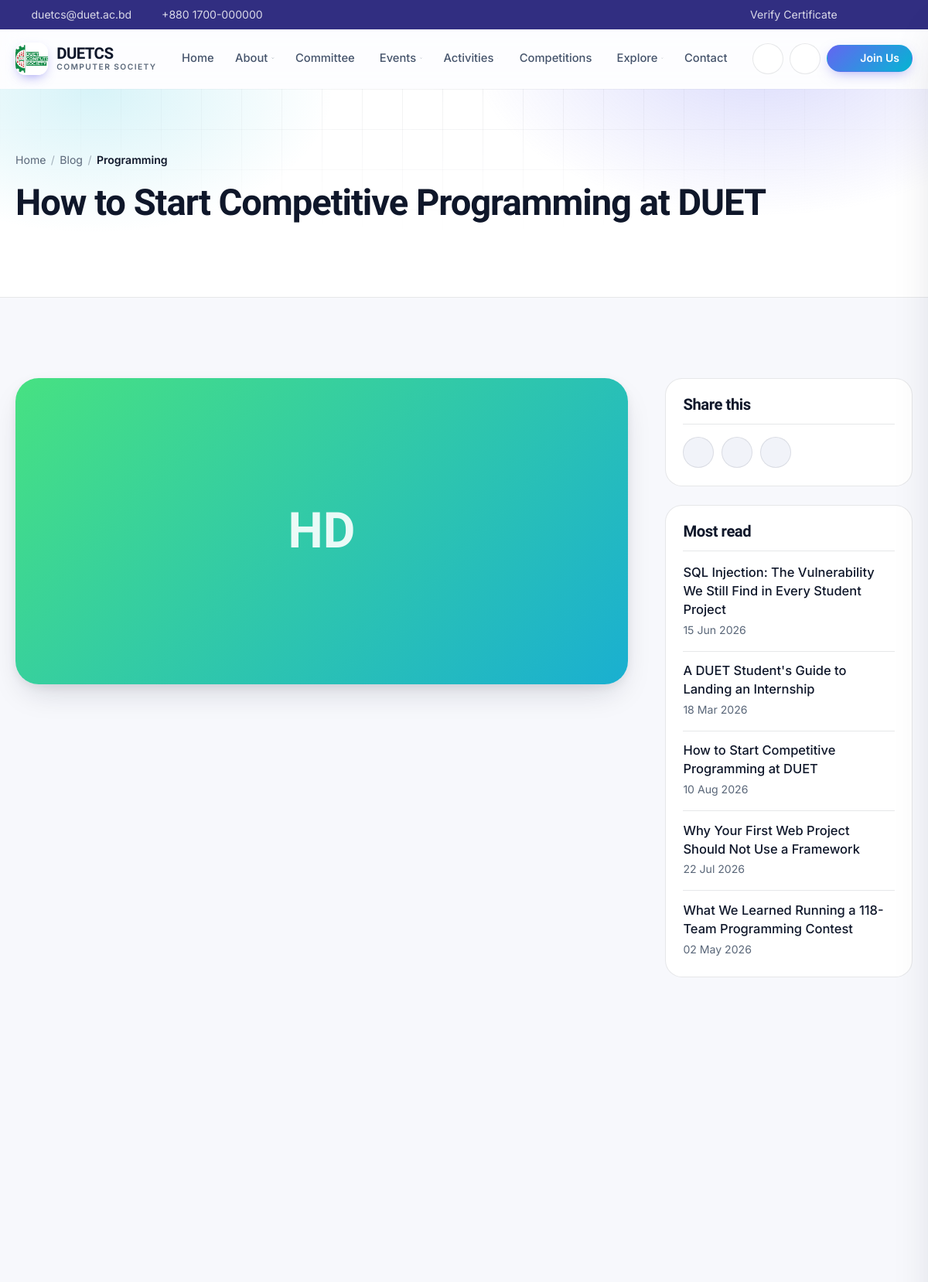
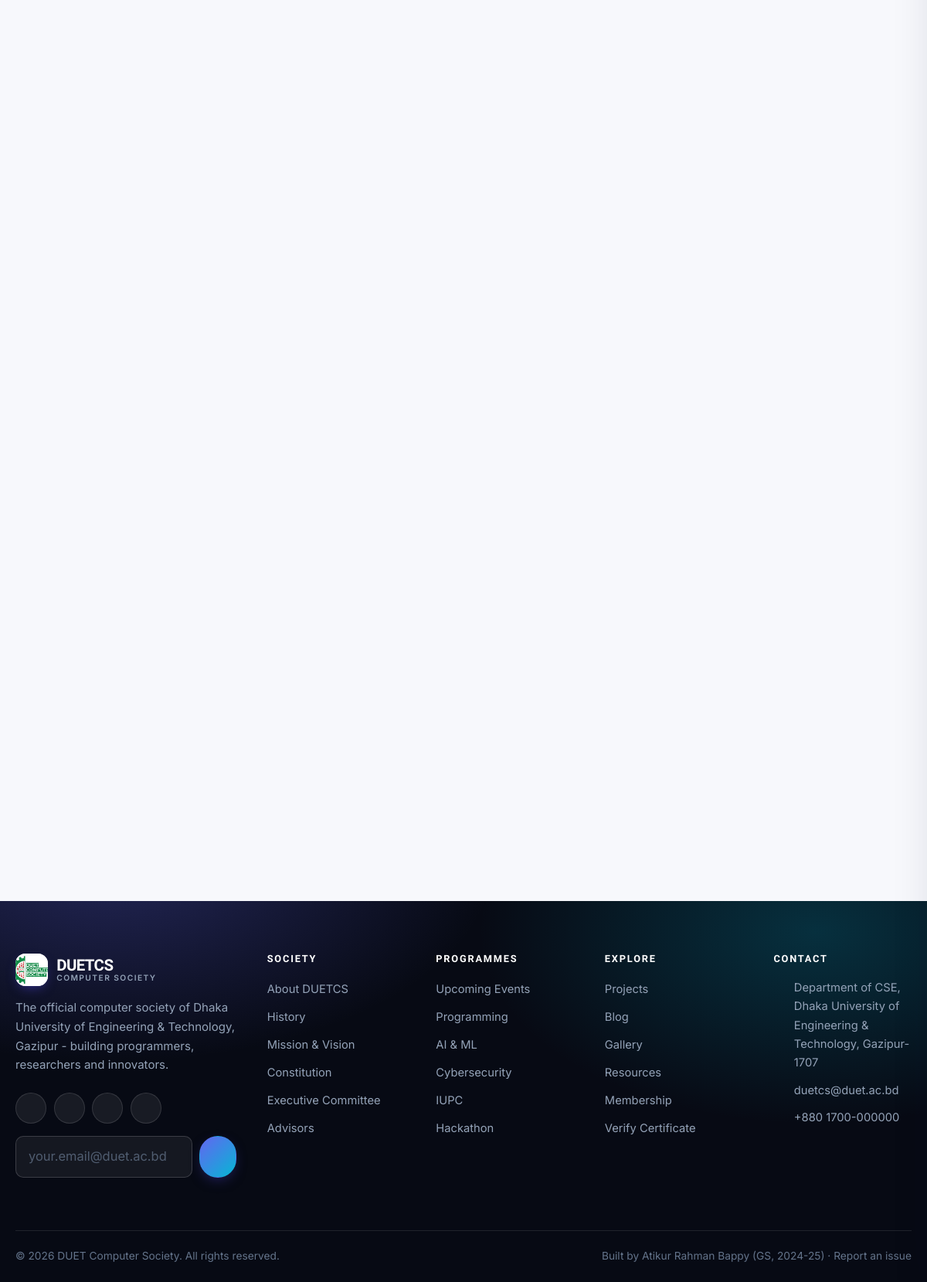
The page /index.php?p=blog/how-to-start-competitive-programming-at-duet on the database its author committed (2 pictures, top to bottom).
### tables this page shows
CREATE TABLE posts (
  id           INT UNSIGNED NOT NULL AUTO_INCREMENT,
  title        VARCHAR(180) NOT NULL,
  slug         VARCHAR(200) NOT NULL,
  excerpt      VARCHAR(320) DEFAULT NULL,
  content      LONGTEXT,
  cover        VARCHAR(255) DEFAULT NULL,
  category     VARCHAR(60)  NOT NULL DEFAULT 'General',
  tags         VARCHAR(255) DEFAULT NULL,
  author_id    INT UNSIGNED DEFAULT NULL,
  author_name  VARCHAR(120) DEFAULT NULL,
  read_minutes INT NOT NULL DEFAULT 4,
  views        INT UNSIGNED NOT NULL DEFAULT 0,
  status       ENUM('draft','published') NOT NULL DEFAULT 'published',
  published_at DATETIME DEFAULT NULL,
  created_at   DATETIME NOT NULL DEFAULT CURRENT_TIMESTAMP,
  PRIMARY KEY (id),
  UNIQUE KEY uq_post_slug (slug),
  KEY idx_post_status (status),
  CONSTRAINT fk_post_author FOREIGN KEY (author_id) REFERENCES users(id) ON DELETE SET NULL
);

### index.php (called while the page is built, shortened)
<?php
require __DIR__ . '/config/database.php';
require __DIR__ . '/app/helpers.php';
require __DIR__ . '/app/components.php';
$raw   = (string) ($_GET['p'] ?? '');
$raw   = preg_replace('#[^A-Za-z0-9/_\-]#', '', $raw);
$route = trim($raw, '/');
$segments   = $route === '' ? [] : explode('/', $route);
$controller = $segments[0] ?? '';
$routes = [
    'home'         => 'home',
    'about'        => 'about',
    'committee'    => 'committee',
    'events'       => 'events',
    'event'        => 'events',
    'activities'   => 'activities',
    'activity'     => 'activities',
    'competitions' => 'competitions',
    'competition'  => 'competitions',
    'projects'     => 'projects',
    'project'      => 'projects',
    'blog'         => 'blog',
    'gallery'      => 'gallery',
    'resources'    => 'resources',
    'membership'   => 'membership',
    'certificates' => 'certificates',
    'contact'      => 'contact',
    'search'       => 'search',
    'login'        => 'account',
    'register'     => 'account',
    'logout'       => 'account',
    'dashboard'    => 'account',
    'profile'      => 'account',
    'admin'        => 'admin',
];
$file = BASE_PATH . '/app/controllers/' . $routes[$controller] . '.php';
require $file;

### config/database.php (called while the page is built, shortened)
<?php
function db(): PDO
{
    static $pdo = null;
    if ($pdo instanceof PDO) {
        return $pdo;
    }
    $dsn = 'mysql:host=' . DB_HOST . ';port=' . DB_PORT
         . ';dbname=' . DB_NAME . ';charset=' . DB_CHARSET;
    $options = [
        PDO::ATTR_ERRMODE            => PDO::ERRMODE_EXCEPTION,
        PDO::ATTR_DEFAULT_FETCH_MODE => PDO::FETCH_ASSOC,
        PDO::ATTR_EMULATE_PREPARES   => false,
    ];
    try {
        $pdo = new PDO($dsn, DB_USER, DB_PASS, $options);
    } catch (PDOException $e) {
        http_response_code(500);
        $hint = DEBUG ? htmlspecialchars($e->getMessage(), ENT_QUOTES, 'UTF-8') : 'Database unavailable.';
        exit('<div style="font:16px/1.6 system-ui;max-width:640px;margin:80px auto;padding:32px;border:1px solid #e11d48;border-radius:12px">'
           . '<h2 style="margin:0 0 12px">Database connection failed</h2>'
           . '<p style="color:#64748b">' . $hint . '</p>'
           . (DEBUG ? '<p style="color:#64748b">Start MySQL in XAMPP, then import <code>database/schema.sql</code> via phpMyAdmin.</p>' : '')
           . '</div>');
    }
    return $pdo;
}
function q(string $sql, array $params = []): PDOStatement
{
    $stmt = db()->prepare($sql);
    $stmt->execute($params);
    return $stmt;
}
function fetchAll(string $sql, array $params = []): array
{
    return q($sql, $params)->fetchAll();
}
function fetchOne(string $sql, array $params = []): ?array
{
    $row = q($sql, $params)->fetch();
    return $row === false ? null : $row;
}

### views/pages/post-detail.php (the view, shortened to what this page needs)
<?php
$p = $post;
pageHero($p['title'], '', ['Blog' => 'blog', $p['category'] => null]);
$cover = upload($p['cover'], 'blog');
?>
<section class="section">
  <div class="container">
    <div class="with-sidebar">
      <article>
        <div class="reveal" style="border-radius:var(--radius-xl);overflow:hidden;aspect-ratio:16/8;margin-bottom:2rem;box-shadow:var(--shadow-lg)">
          <?php if ($cover !== ''): ?>
            <img src="<?= e($cover) ?>" alt="" style="width:100%;height:100%;object-fit:cover">
          <?php else: ?>
            <div style="width:100%;height:100%;display:grid;place-items:center;font-family:var(--font-display);font-size:clamp(2rem,7vw,4rem);font-weight:800;color:rgba(255,255,255,.9);<?= e(gradientFor($p['title'])) ?>"><?= e(initials($p['title'])) ?></div>
          <?php endif; ?>
        </div>
      </article>
      <aside class="sidebar">
        <div class="widget">
          <h3>Share this</h3>
          <div class="social-row" style="--x:0">
            <?php $share = urlencode(BASE_URL . '/' . (PRETTY_URLS ? 'blog/' . $p['slug'] : 'index.php?p=blog/' . $p['slug'])); ?>
            <a style="background:var(--surface-2);border-color:var(--border);color:var(--text-soft)"
               href="https://www.facebook.com/sharer/sharer.php?u=<?= $share ?>" target="_blank" rel="noopener" aria-label="Share on Facebook"><?= icon('facebook') ?></a>
            <a style="background:var(--surface-2);border-color:var(--border);color:var(--text-soft)"
               href="https://www.linkedin.com/sharing/share-offsite/?url=<?= $share ?>" target="_blank" rel="noopener" aria-label="Share on LinkedIn"><?= icon('linkedin') ?></a>
            <a style="background:var(--surface-2);border-color:var(--border);color:var(--text-soft)"
               href="mailto:?subject=<?= rawurlencode($p['title']) ?>&body=<?= $share ?>" aria-label="Share by email"><?= icon('mail') ?></a>
          </div>
        </div>
        <?php if ($popular): ?>
          <div class="widget">
            <h3>Most read</h3>
            <ul class="widget-list">
              <?php foreach ($popular as $r): ?>
                <li><a href="<?= url('blog/' . $r['slug']) ?>"><?= e($r['title']) ?></a><small><?= e(fdate($r['published_at'])) ?></small></li>
              <?php endforeach; ?>
            </ul>
          </div>
        <?php endif; ?>
      </aside>
    </div>
  </div>
</section>

### app/components.php (shortened to what this page needs)
<?php
function pageHero(string $title, string $subtitle = '', array $crumbs = []): void
{
    ?>
    <section class="page-hero">
      <div class="container">
        <?php if ($crumbs): ?>
          <nav class="crumbs" aria-label="Breadcrumb">
            <a href="<?= url() ?>">Home</a>
            <?php $last = array_key_last($crumbs); foreach ($crumbs as $label => $href): ?>
              <span class="sep">/</span>
              <?php if ($href && $label !== $last): ?>
                <a href="<?= url($href) ?>"><?= e($label) ?></a>
              <?php else: ?>
                <span aria-current="page"><?= e($label) ?></span>
              <?php endif; ?>
            <?php endforeach; ?>
          </nav>
        <?php endif; ?>
        <h1><?= e($title) ?></h1>
      </div>
    </section>
    <?php
}
    ?>

### rows shown on the page
posts: title "How to Start Competitive Programming at DUET", title "HD", published_at "10 Aug 2026"
posts: title "SQL Injection: The Vulnerability We Still Find in Every Student Project", published_at "15 Jun 2026"
posts: title "A DUET Student's Guide to Landing an Internship", published_at "18 Mar 2026"
posts: title "Why Your First Web Project Should Not Use a Framework", published_at "22 Jul 2026"
posts: title "What We Learned Running a 118-Team Programming Contest", published_at "02 May 2026"

### other values the page prints
setting('site_email', SITE_EMAIL) "duetcs@duet.ac.bd"
setting('site_phone', SITE_PHONE) "+880 1700-000000"
SITE_SHORT "DUETCS"
$item['label'] "Home"
$item['label'] "About"
$item['label'] "Committee"
$item['label'] "Events"
$item['label'] "Activities"
$item['label'] "Competitions"
$item['label'] "Explore"
$item['label'] "Contact"
$label "Blog"
$label "Programming"
SITE_DESC "The official computer society of Dhaka University of Engineering & Technology, Gazipur - building programmers, researchers and innovators."
setting('site_address', SITE_ADDRESS) "Department of CSE, Dhaka University of Engineering & Technology, Gazipur-1707"
